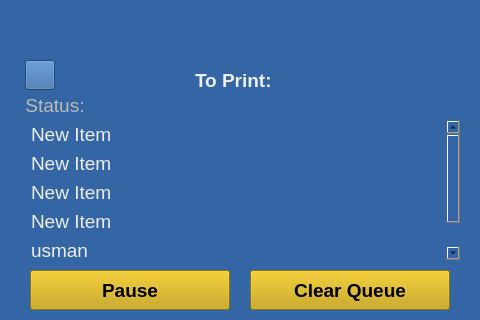
<?xml version="1.0" encoding="UTF-8"?>
<ui version="4.0">
 <class>printqueue</class>
 <widget class="QMainWindow" name="printqueue">
  <property name="geometry">
   <rect>
    <x>0</x>
    <y>0</y>
    <width>480</width>
    <height>320</height>
   </rect>
  </property>
  <property name="windowTitle">
   <string>MainWindow</string>
  </property>
  <property name="autoFillBackground">
   <bool>false</bool>
  </property>
  <property name="styleSheet">
   <string notr="true">background-color: rgb(52, 101, 164);</string>
  </property>
  <widget class="QWidget" name="centralwidget">
   <widget class="QLabel" name="label6">
    <property name="geometry">
     <rect>
      <x>195</x>
      <y>70</y>
      <width>90</width>
      <height>20</height>
     </rect>
    </property>
    <property name="font">
     <font>
      <pointsize>14</pointsize>
      <weight>75</weight>
      <bold>true</bold>
     </font>
    </property>
    <property name="autoFillBackground">
     <bool>false</bool>
    </property>
    <property name="styleSheet">
     <string notr="true">color: rgb(238, 238, 236);</string>
    </property>
    <property name="text">
     <string>To Print:</string>
    </property>
   </widget>
   <widget class="QPushButton" name="pb3">
    <property name="geometry">
     <rect>
      <x>30</x>
      <y>270</y>
      <width>200</width>
      <height>40</height>
     </rect>
    </property>
    <property name="font">
     <font>
      <pointsize>14</pointsize>
      <weight>75</weight>
      <bold>true</bold>
     </font>
    </property>
    <property name="styleSheet">
     <string notr="true">background-color: rgb(196, 160, 0);</string>
    </property>
    <property name="text">
     <string>Pause</string>
    </property>
   </widget>
   <widget class="QPushButton" name="pb4">
    <property name="geometry">
     <rect>
      <x>250</x>
      <y>270</y>
      <width>200</width>
      <height>40</height>
     </rect>
    </property>
    <property name="font">
     <font>
      <pointsize>14</pointsize>
      <weight>75</weight>
      <bold>true</bold>
     </font>
    </property>
    <property name="styleSheet">
     <string notr="true">background-color: rgb(196, 160, 0);</string>
    </property>
    <property name="text">
     <string>Clear Queue</string>
    </property>
   </widget>
   <widget class="QLabel" name="statusfixed">
    <property name="geometry">
     <rect>
      <x>20</x>
      <y>95</y>
      <width>70</width>
      <height>20</height>
     </rect>
    </property>
    <property name="font">
     <font>
      <pointsize>14</pointsize>
     </font>
    </property>
    <property name="styleSheet">
     <string notr="true">color: rgb(186, 189, 182);</string>
    </property>
    <property name="text">
     <string>Status:</string>
    </property>
    <property name="alignment">
     <set>Qt::AlignCenter</set>
    </property>
   </widget>
   <widget class="QLabel" name="statusupdate">
    <property name="geometry">
     <rect>
      <x>100</x>
      <y>95</y>
      <width>340</width>
      <height>20</height>
     </rect>
    </property>
    <property name="font">
     <font>
      <pointsize>12</pointsize>
     </font>
    </property>
    <property name="styleSheet">
     <string notr="true">color: rgb(186, 189, 182);</string>
    </property>
    <property name="text">
     <string/>
    </property>
   </widget>
   <widget class="QListWidget" name="listWidget">
    <property name="geometry">
     <rect>
      <x>20</x>
      <y>120</y>
      <width>440</width>
      <height>140</height>
     </rect>
    </property>
    <property name="font">
     <font>
      <pointsize>14</pointsize>
     </font>
    </property>
    <property name="styleSheet">
     <string notr="true">QListView::item { padding: 3px 5px 3px 8px; color: rgb(238, 238, 236); border-radius: 5px}
QListView {border-radius: 10px}
QScrollBar:vertical { width: 40px; margin: 0px;}
QScrollBar::add-line:vertical, QScrollBar::sub-line:vertical  { height: 0px; }
QScrollBar::add-page:vertical, QScrollBar::sub-page:vertical { height: 0px; }
</string>
    </property>
    <property name="frameShape">
     <enum>QFrame::NoFrame</enum>
    </property>
    <property name="verticalScrollBarPolicy">
     <enum>Qt::ScrollBarAsNeeded</enum>
    </property>
    <property name="sizeAdjustPolicy">
     <enum>QAbstractScrollArea::AdjustIgnored</enum>
    </property>
    <property name="autoScrollMargin">
     <number>16</number>
    </property>
    <property name="movement">
     <enum>QListView::Static</enum>
    </property>
    <property name="flow">
     <enum>QListView::TopToBottom</enum>
    </property>
    <item>
     <property name="text">
      <string>New Item</string>
     </property>
    </item>
    <item>
     <property name="text">
      <string>New Item</string>
     </property>
    </item>
    <item>
     <property name="text">
      <string>New Item</string>
     </property>
    </item>
    <item>
     <property name="text">
      <string>New Item</string>
     </property>
    </item>
    <item>
     <property name="text">
      <string>usman</string>
     </property>
    </item>
   </widget>
   <widget class="QLabel" name="device">
    <property name="geometry">
     <rect>
      <x>100</x>
      <y>10</y>
      <width>280</width>
      <height>20</height>
     </rect>
    </property>
    <property name="autoFillBackground">
     <bool>false</bool>
    </property>
    <property name="styleSheet">
     <string notr="true">color: rgb(186, 189, 182);</string>
    </property>
    <property name="text">
     <string/>
    </property>
    <property name="alignment">
     <set>Qt::AlignCenter</set>
    </property>
   </widget>
   <widget class="QLabel" name="org">
    <property name="geometry">
     <rect>
      <x>100</x>
      <y>40</y>
      <width>280</width>
      <height>20</height>
     </rect>
    </property>
    <property name="styleSheet">
     <string notr="true">color: rgb(186, 189, 182);</string>
    </property>
    <property name="text">
     <string/>
    </property>
    <property name="alignment">
     <set>Qt::AlignCenter</set>
    </property>
   </widget>
   <widget class="QPushButton" name="pushButton">
    <property name="geometry">
     <rect>
      <x>25</x>
      <y>60</y>
      <width>30</width>
      <height>30</height>
     </rect>
    </property>
    <property name="autoFillBackground">
     <bool>true</bool>
    </property>
    <property name="text">
     <string/>
    </property>
   </widget>
  </widget>
 </widget>
 <resources/>
 <connections/>
</ui>
